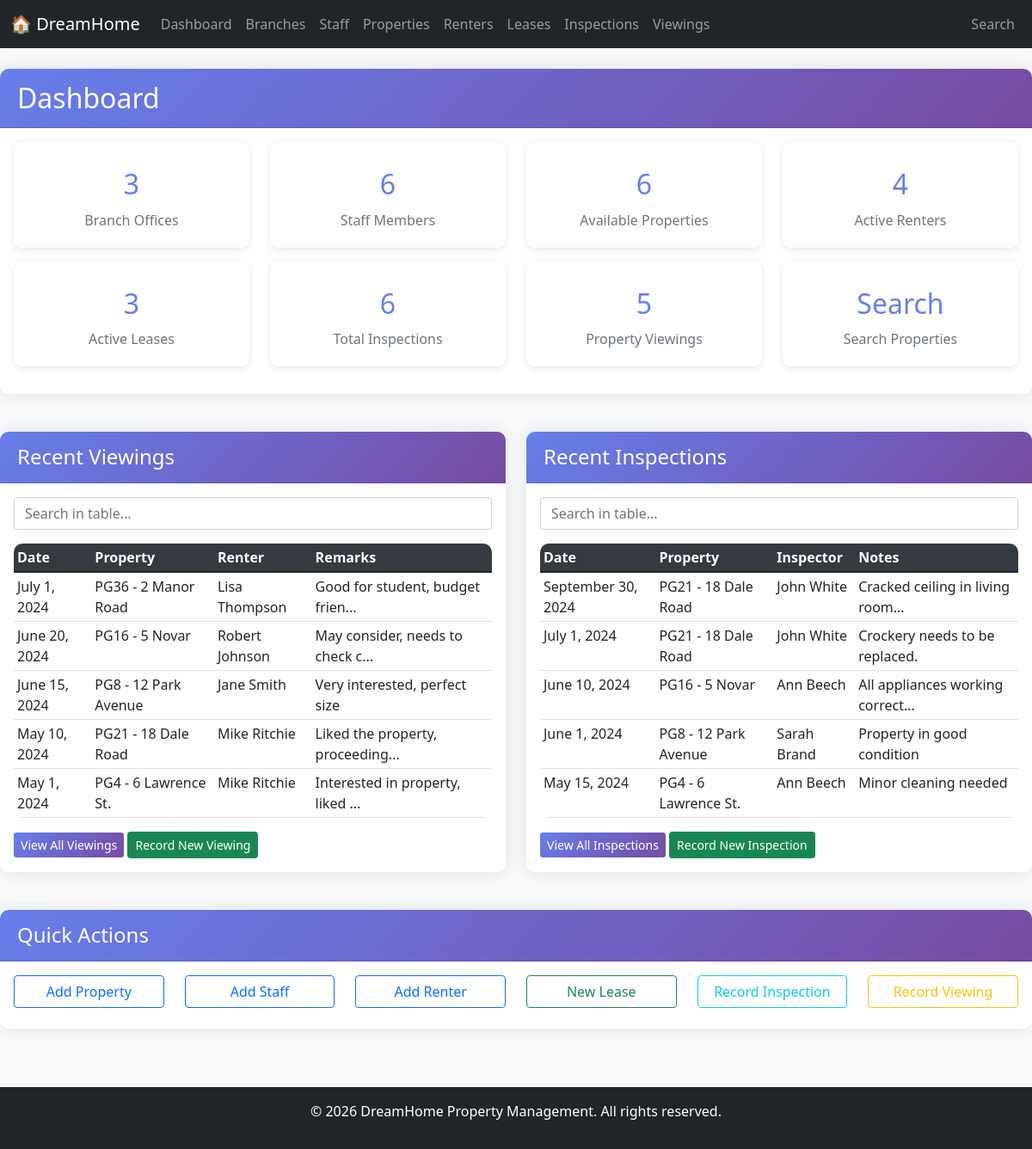
The page / on the database its author committed.
### tables this page shows
CREATE TABLE Viewing (
    ViewingID INT AUTO_INCREMENT PRIMARY KEY,
    PropertyNo VARCHAR(10) NOT NULL,
    RenterNo VARCHAR(10) NOT NULL,
    ViewDate DATE NOT NULL,
    Remarks TEXT,
    FOREIGN KEY (PropertyNo) REFERENCES Property(PropertyNo)
        ON UPDATE CASCADE ON DELETE CASCADE,
    FOREIGN KEY (RenterNo) REFERENCES Renter(RenterNo)
        ON UPDATE CASCADE ON DELETE CASCADE
);

CREATE TABLE Property (
    PropertyNo VARCHAR(10) PRIMARY KEY,
    StreetName VARCHAR(100) NOT NULL,
    District VARCHAR(50),
    City VARCHAR(50) NOT NULL,
    PostCode VARCHAR(20),
    PropertyType VARCHAR(30),
    Rooms INT,
    RentAmount DECIMAL(10,2),
    StaffNo VARCHAR(10),
    BranchNo VARCHAR(10) NOT NULL,
    Status ENUM('Available','Rented','Withdrawn') DEFAULT 'Available',
    DateAvailable DATE,
    CONSTRAINT chk_rent CHECK (RentAmount > 0),
    CONSTRAINT chk_rooms CHECK (Rooms > 0),
    FOREIGN KEY (StaffNo) REFERENCES Staff(StaffNo)
        ON UPDATE CASCADE ON DELETE SET NULL,
    FOREIGN KEY (BranchNo) REFERENCES Branch(BranchNo)
        ON UPDATE CASCADE ON DELETE RESTRICT
);

CREATE TABLE Inspection (
    InspectionID INT AUTO_INCREMENT PRIMARY KEY,
    PropertyNo VARCHAR(10) NOT NULL,
    StaffNo VARCHAR(10) NOT NULL,
    InspectDate DATE NOT NULL,
    Notes TEXT,
    FOREIGN KEY (PropertyNo) REFERENCES Property(PropertyNo)
        ON UPDATE CASCADE ON DELETE CASCADE,
    FOREIGN KEY (StaffNo) REFERENCES Staff(StaffNo)
        ON UPDATE CASCADE ON DELETE RESTRICT
);

### config/database.php (called while the page is built, shortened)
<?php
function formatDate($dateString) {
    $timestamp = strtotime($dateString);
    return date('F j, Y', $timestamp);
}
?>

### index.php (the view, shortened to what this page needs)
<?php
include 'includes/header.php';
$database = new Database();
$db = $database->getConnection();
$counts = [];
$queries = [
    'branches' => "SELECT COUNT(*) as count FROM Branch",
    'staff' => "SELECT COUNT(*) as count FROM Staff",
    'properties' => "SELECT COUNT(*) as count FROM Property WHERE Status = 'Available'",
    'renters' => "SELECT COUNT(*) as count FROM Renter",
    'leases' => "SELECT COUNT(*) as count FROM Lease WHERE Status = 'Active'",
    'inspections' => "SELECT COUNT(*) as count FROM Inspection",
    'viewings' => "SELECT COUNT(*) as count FROM Viewing"
];
foreach ($queries as $key => $sql) {
    $stmt = $db->prepare($sql);
    $stmt->execute();
    $counts[$key] = $stmt->fetch(PDO::FETCH_ASSOC)['count'];
}
$recent_viewings_sql = "SELECT v.ViewingID, v.ViewDate, v.Remarks,
                        p.PropertyNo, p.StreetName, p.City,
                        CONCAT(r.FName, ' ', r.LName) as renter_name
                        FROM Viewing v
                        JOIN Property p ON v.PropertyNo = p.PropertyNo
                        JOIN Renter r ON v.RenterNo = r.RenterNo
                        ORDER BY v.ViewDate DESC LIMIT 5";
$recent_viewings_stmt = $db->prepare($recent_viewings_sql);
$recent_viewings_stmt->execute();
$recent_viewings = $recent_viewings_stmt->fetchAll(PDO::FETCH_ASSOC);
$recent_inspections_sql = "SELECT i.InspectionID, i.InspectDate, i.Notes,
                           p.PropertyNo, p.StreetName, p.City,
                           CONCAT(s.FName, ' ', s.LName) as inspector
                           FROM Inspection i
                           JOIN Property p ON i.PropertyNo = p.PropertyNo
                           JOIN Staff s ON i.StaffNo = s.StaffNo
                           ORDER BY i.InspectDate DESC LIMIT 5";
$recent_inspections_stmt = $db->prepare($recent_inspections_sql);
$recent_inspections_stmt->execute();
$recent_inspections = $recent_inspections_stmt->fetchAll(PDO::FETCH_ASSOC);
?>
<div class="row">
    <div class="col-12">
        <div class="card">
            <div class="card-header">
                <h2 class="mb-0">Dashboard</h2>
            </div>
            <div class="card-body">
                <div class="row">
                    <div class="col-md-3 mb-3">
                        <div class="dashboard-card" onclick="location.href='pages/branches/index.php'">
                            <h3><?php echo $counts['branches']; ?></h3>
                            <p>Branch Offices</p>
                        </div>
                    </div>
                    <div class="col-md-3 mb-3">
                        <div class="dashboard-card" onclick="location.href='pages/staff/index.php'">
                            <h3><?php echo $counts['staff']; ?></h3>
                            <p>Staff Members</p>
                        </div>
                    </div>
                    <div class="col-md-3 mb-3">
                        <div class="dashboard-card" onclick="location.href='pages/properties/index.php'">
                            <h3><?php echo $counts['properties']; ?></h3>
                            <p>Available Properties</p>
                        </div>
                    </div>
                    <div class="col-md-3 mb-3">
                        <div class="dashboard-card" onclick="location.href='pages/renters/index.php'">
                            <h3><?php echo $counts['renters']; ?></h3>
                            <p>Active Renters</p>
                        </div>
                    </div>
                    <div class="col-md-3 mb-3">
                        <div class="dashboard-card" onclick="location.href='pages/leases/index.php'">
                            <h3><?php echo $counts['leases']; ?></h3>
                            <p>Active Leases</p>
                        </div>
                    </div>
                    <div class="col-md-3 mb-3">
                        <div class="dashboard-card" onclick="location.href='pages/inspections/index.php'">
                            <h3><?php echo $counts['inspections']; ?></h3>
                            <p>Total Inspections</p>
                        </div>
                    </div>
                    <div class="col-md-3 mb-3">
                        <div class="dashboard-card" onclick="location.href='pages/viewings/index.php'">
                            <h3><?php echo $counts['viewings']; ?></h3>
                            <p>Property Viewings</p>
                        </div>
                    </div>
                    <div class="col-md-3 mb-3">
                        <div class="dashboard-card" onclick="location.href='pages/properties/search.php'">
                            <h3>Search</h3>
                            <p>Search Properties</p>
                        </div>
                    </div>
                </div>
            </div>
        </div>
    </div>
</div>
<div class="row mt-4">
    <div class="col-md-6">
        <div class="card">
            <div class="card-header">
                <h4 class="mb-0">Recent Viewings</h4>
            </div>
            <div class="card-body">
                <?php if (count($recent_viewings) > 0): ?>
                <div class="table-responsive">
                    <table class="table table-sm">
                        <thead>
                            <tr>
                                <th>Date</th>
                                <th>Property</th>
                                <th>Renter</th>
                                <th>Remarks</th>
                            </thead>
                        <tbody>
                            <?php foreach ($recent_viewings as $viewing): ?>
                            <tr onclick="location.href='pages/viewings/view.php?id=<?php echo $viewing['ViewingID']; ?>'" style="cursor: pointer;">
                                <td><?php echo formatDate($viewing['ViewDate']); ?></td>
                                <td><?php echo $viewing['PropertyNo'] . ' - ' . $viewing['StreetName']; ?></td>
                                <td><?php echo $viewing['renter_name']; ?></td>
                                <td><?php echo substr($viewing['Remarks'], 0, 30) . (strlen($viewing['Remarks']) > 30 ? '...' : ''); ?></td>
                            </tr>
                            <?php endforeach; ?>
                        </tbody>
                    </table>
                </div>
                <?php else: ?>
                <p class="text-muted">No viewings recorded yet.</p>
                <?php endif; ?>
                <a href="pages/viewings/index.php" class="btn btn-sm btn-primary">View All Viewings</a>
                <a href="pages/viewings/add.php" class="btn btn-sm btn-success">Record New Viewing</a>
            </div>
        </div>
    </div>
    <div class="col-md-6">
        <div class="card">
            <div class="card-header">
                <h4 class="mb-0">Recent Inspections</h4>
            </div>
            <div class="card-body">
                <?php if (count($recent_inspections) > 0): ?>
                <div class="table-responsive">
                    <table class="table table-sm">
                        <thead>
                            <tr>
                                <th>Date</th>
                                <th>Property</th>
                                <th>Inspector</th>
                                <th>Notes</th>
                            </thead>
                        <tbody>
                            <?php foreach ($recent_inspections as $inspection): ?>
                            <tr onclick="location.href='pages/inspections/view.php?id=<?php echo $inspection['InspectionID']; ?>'" style="cursor: pointer;">
                                <td><?php echo formatDate($inspection['InspectDate']); ?></td>
                                <td><?php echo $inspection['PropertyNo'] . ' - ' . $inspection['StreetName']; ?></td>
                                <td><?php echo $inspection['inspector']; ?></td>
                                <td><?php echo substr($inspection['Notes'], 0, 30) . (strlen($inspection['Notes']) > 30 ? '...' : ''); ?></td>
                            </tr>
                            <?php endforeach; ?>
                        </tbody>
                    </table>
                </div>
                <?php else: ?>
                <p class="text-muted">No inspections recorded yet.</p>
                <?php endif; ?>
                <a href="pages/inspections/index.php" class="btn btn-sm btn-primary">View All Inspections</a>
                <a href="pages/inspections/add.php" class="btn btn-sm btn-success">Record New Inspection</a>
            </div>
        </div>
    </div>
</div>
<div class="row mt-4">
    <div class="col-12">
        <div class="card">
            <div class="card-header">
                <h4 class="mb-0">Quick Actions</h4>
            </div>
            <div class="card-body">
                <div class="row text-center">
                    <div class="col-md-2 mb-2">
                        <a href="pages/properties/add.php" class="btn btn-outline-primary w-100">Add Property</a>
                    </div>
                    <div class="col-md-2 mb-2">
                        <a href="pages/staff/add.php" class="btn btn-outline-primary w-100">Add Staff</a>
                    </div>
                    <div class="col-md-2 mb-2">
                        <a href="pages/renters/add.php" class="btn btn-outline-primary w-100">Add Renter</a>
                    </div>
                    <div class="col-md-2 mb-2">
                        <a href="pages/leases/add.php" class="btn btn-outline-success w-100">New Lease</a>
                    </div>
                    <div class="col-md-2 mb-2">
                        <a href="pages/inspections/add.php" class="btn btn-outline-info w-100">Record Inspection</a>
                    </div>
                    <div class="col-md-2 mb-2">
                        <a href="pages/viewings/add.php" class="btn btn-outline-warning w-100">Record Viewing</a>
                    </div>
                </div>
            </div>
        </div>
    </div>
</div>
<?php include 'includes/footer.php'; ?>

### includes/header.php (shortened to what this page needs)
<?php
include_once __DIR__ . '/../config/database.php';
?>
<!DOCTYPE html>
<html lang="en">
<head>
    <link href="https://cdn.jsdelivr.net/npm/bootstrap@5.1.3/dist/css/bootstrap.min.css" rel="stylesheet">
    <link rel="stylesheet" href="/dreamhome/css/style.css">
</head>
<body>
    <nav class="navbar navbar-expand-lg navbar-dark bg-dark">
        <div class="container-fluid">
            <a class="navbar-brand" href="/dreamhome/index.php">🏠 DreamHome</a>
            <div class="collapse navbar-collapse" id="navbarNav">
                <ul class="navbar-nav">
                    <li class="nav-item">
                        <a class="nav-link" href="/dreamhome/index.php">Dashboard</a>
                    </li>
                    <li class="nav-item">
                        <a class="nav-link" href="/dreamhome/pages/branches/index.php">Branches</a>
                    </li>
                    <li class="nav-item">
                        <a class="nav-link" href="/dreamhome/pages/staff/index.php">Staff</a>
                    </li>
                    <li class="nav-item">
                        <a class="nav-link" href="/dreamhome/pages/properties/index.php">Properties</a>
                    </li>
                    <li class="nav-item">
                        <a class="nav-link" href="/dreamhome/pages/renters/index.php">Renters</a>
                    </li>
                    <li class="nav-item">
                        <a class="nav-link" href="/dreamhome/pages/leases/index.php">Leases</a>
                    </li>
                    <li class="nav-item">
                        <a class="nav-link" href="/dreamhome/pages/inspections/index.php">Inspections</a>
                    </li>
                    <li class="nav-item">
                        <a class="nav-link" href="/dreamhome/pages/viewings/index.php">Viewings</a>
                    </li>
                </ul>
                <ul class="navbar-nav ms-auto">
                    <li class="nav-item">
                        <a class="nav-link" href="/dreamhome/pages/properties/search.php">Search</a>
                    </li>
                </ul>
            </div>
        </div>
    </nav>

### includes/footer.php (shortened to what this page needs)
    <footer class="bg-dark text-white text-center py-3 mt-5">
        <p>&copy; 2026 DreamHome Property Management. All rights reserved.</p>
    </footer>
</body>
</html>

### css/style.css (style rules this page uses)
body { background-color: #f8f9fa; font-family: 'Segoe UI', Tahoma, Geneva, Verdana, sans-serif; }
.card { border: none; border-radius: 10px; box-shadow: 0 0 20px rgba(0,0,0,0.1); margin-bottom: 20px; }
.card-header { background: linear-gradient(135deg, #667eea 0%, #764ba2 100%); color: white; border-radius: 10px 10px 0 0 !important; padding: 15px 20px; }
.table { background-color: white; border-radius: 10px; overflow: hidden; }
.table thead { background-color: #343a40; color: white; }
.btn-primary { background: linear-gradient(135deg, #667eea 0%, #764ba2 100%); border: none; }
.dashboard-card { background: white; border-radius: 10px; padding: 20px; text-align: center; transition: transform 0.3s; cursor: pointer; box-shadow: 0 2px 10px rgba(0,0,0,0.1); }
.dashboard-card h3 { font-size: 2rem; margin: 10px 0; color: #667eea; }
.dashboard-card p { color: #6c757d; margin: 0; }

### rows shown on the page
viewing: ViewDate "July 1, 2024", PropertyNo.PropertyNo "PG36", PropertyNo.StreetName "2 Manor Road", renter_name "Lisa Thompson", Remarks "Good for student, budget frien"
viewing: ViewDate "June 20, 2024", PropertyNo.PropertyNo "PG16", PropertyNo.StreetName "5 Novar", renter_name "Robert Johnson", Remarks "May consider, needs to check c"
viewing: ViewDate "June 15, 2024", PropertyNo.PropertyNo "PG8", PropertyNo.StreetName "12 Park Avenue", renter_name "Jane Smith", Remarks "Very interested, perfect size"
viewing: ViewDate "May 10, 2024", PropertyNo.PropertyNo "PG21", PropertyNo.StreetName "18 Dale Road", renter_name "Mike Ritchie", Remarks "Liked the property, proceeding"
viewing: ViewDate "May 1, 2024", PropertyNo.PropertyNo "PG4", PropertyNo.StreetName "6 Lawrence St.", renter_name "Mike Ritchie", Remarks "Interested in property, liked"
inspection: InspectDate "September 30, 2024", PropertyNo.PropertyNo "PG21", PropertyNo.StreetName "18 Dale Road", inspector "John White", Notes "Cracked ceiling in living room"
inspection: InspectDate "July 1, 2024", PropertyNo.PropertyNo "PG21", PropertyNo.StreetName "18 Dale Road", inspector "John White", Notes "Crockery needs to be replaced."
inspection: InspectDate "June 10, 2024", PropertyNo.PropertyNo "PG16", PropertyNo.StreetName "5 Novar", inspector "Ann Beech", Notes "All appliances working correct"
inspection: InspectDate "June 1, 2024", PropertyNo.PropertyNo "PG8", PropertyNo.StreetName "12 Park Avenue", inspector "Sarah Brand", Notes "Property in good condition"
inspection: InspectDate "May 15, 2024", PropertyNo.PropertyNo "PG4", PropertyNo.StreetName "6 Lawrence St.", inspector "Ann Beech", Notes "Minor cleaning needed"

### other values the page prints
$counts['branches'] "3"
$counts['staff'] "6"
$counts['properties'] "6"
$counts['renters'] "4"
$counts['leases'] "3"
$counts['inspections'] "6"
$counts['viewings'] "5"
